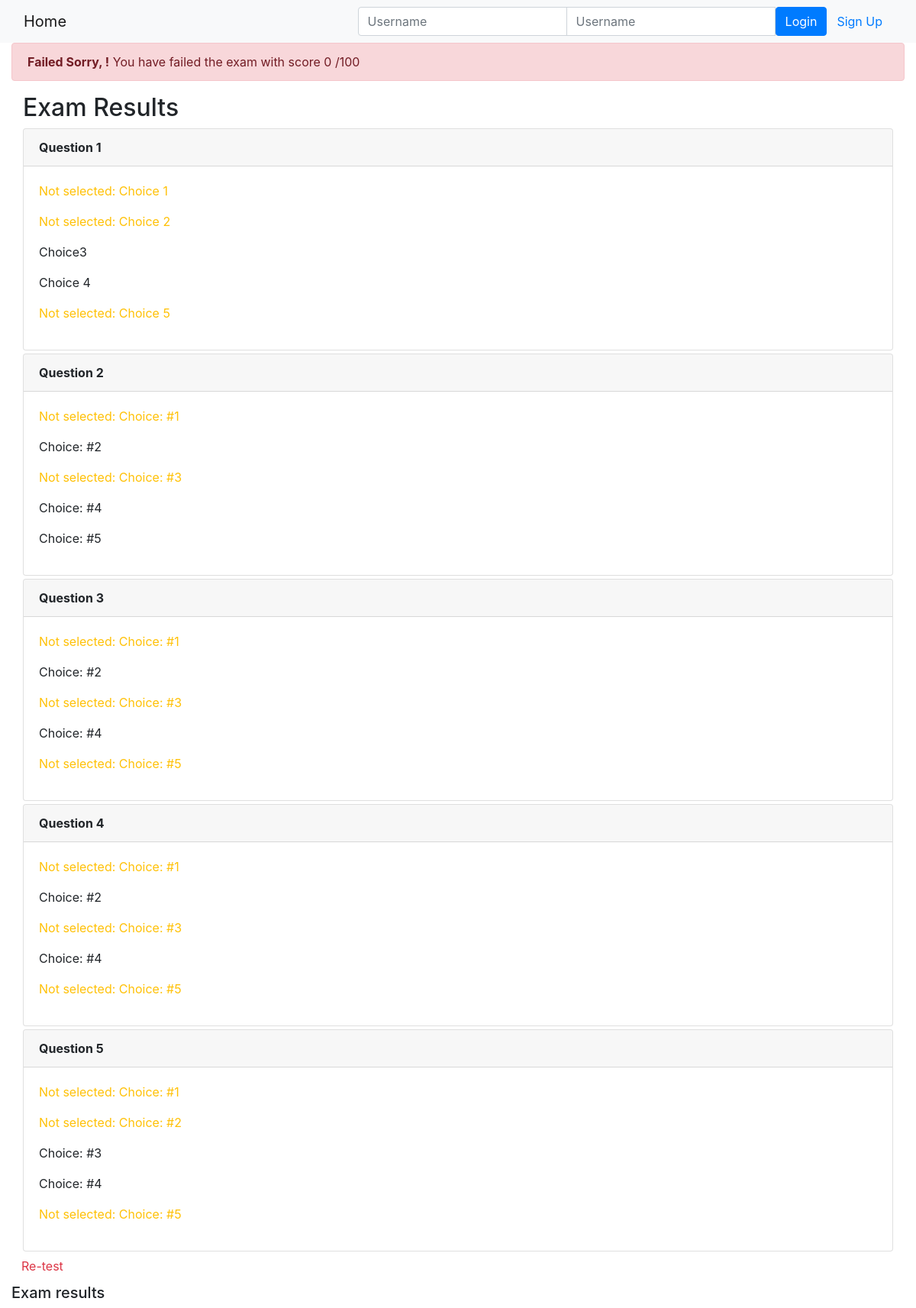
/onlinecourse/1/submission/1/result/, run on the app's committed database.
### onlinecourse/models.py (models this page shows)
class Question(models.Model):
    course = models.ForeignKey(Course, on_delete=models.CASCADE)
    question = models.TextField()
    grade = models.IntegerField(default=20)
    def is_get_score(self, selected_ids):
        all_answers = self.choice_set.filter(is_correct=True).count()
        selected_correct = self.choice_set.filter(is_correct=True, id__in=selected_ids).count()
        if all_answers == selected_correct:
            return True
        else:
            return False

class Choice(models.Model):
    question = models.ForeignKey(Question, on_delete=models.CASCADE)
    choice_text = models.TextField()
    is_correct = models.BooleanField(default=False)

### onlinecourse/views.py (the view)
# urls.py: path('<int:course_id>/submission/<int:submission_id>/result/', views.show_exam_result, name='show_exam_result'),
def show_exam_result(request, course_id, submission_id):
    course = get_object_or_404(Course, pk=course_id)
    submission = get_object_or_404(Submission, pk= submission_id)
    selected_ids = submission.choices.all().values_list('id',flat=True)
    context={}
    total_score = 0
    for question in course.question_set.all():
        is_correct=question.is_get_score(selected_ids)
        total_score+=question.grade*is_correct
    context['course'] = course
    context['selected_ids'] = selected_ids
    context['grade'] = total_score
    return render(request, 'onlinecourse/exam_result_bootstrap.html', context)

### onlinecourse/templates/onlinecourse/exam_result_bootstrap.html (shortened to what this page needs)
<!DOCTYPE html>
<html lang="en">
<head>
    {% load static %}
    <link rel="stylesheet" href="https://maxcdn.bootstrapcdn.com/bootstrap/4.5.2/css/bootstrap.min.css">
</head>
<body>
 <nav class="navbar navbar-light bg-light">
    <div class="container-fluid">
        <div class="navbar-header">
              <a class="navbar-brand" href="{% url 'onlinecourse:index' %}">Home</a>
        </div>
        <ul class="nav navbar-nav navbar-right">
            {% if user.is_authenticated %}
            <li>
                <a class="btn btn-link" href="#">{{ user.first_name }}({{ user.username }})</a>
                <a class="btn btn-link" href="{% url 'onlinecourse:logout' %}">Logout</a>
            </li>
            {% else %}
            <li>
                <form class="form-inline" action="{% url 'onlinecourse:login' %}" method="post">
                    <div class="input-group">
                        <input type="text" class="form-control" placeholder="Username" name="username" >
                        <input type="password" class="form-control" placeholder="Username" name="psw" >
                        <button class="btn btn-primary" type="submit">Login</button>
                        <a class="btn btn-link" href="{% url 'onlinecourse:registration' %}">Sign Up</a>
                    </div>
                </form>
            </li>
            {% endif %}
        </ul>
    </div>
</nav>
<div class="container-fluid">
    {% if grade > 80 %}
    <div class="alert alert-success">
			<b>Congratulations, {{user.first_name}}!</b> You have passed the exam and completed the course with score {{ grade }} /100
    </div>
        {% else %}
        <div class="alert alert-danger">
			<b>Failed Sorry, {{user.first_name}}!</b> You have failed the exam with score {{ grade }} /100
        </div>
		{% endif %}
	<div class="container-fluid">
			<h2>Exam Results</h2>
			<div class="card-columns-vertical">
					{% for question in course.question_set.all %}
					<div class="card mt-1">
							<div class="card-header"><b>{{ question.question }}</b></div>
							<div class="card-body">
									{% for choice in question.choice_set.all %}
									{% if choice.is_correct and choice.id in selected_ids %}
									<p class="text-success"> Correct answer: {{ choice.choice_text }} </p>
									{% elif choice.is_correct and choice.id not in selected_ids%}
									<p class="text-warning"> Not selected: {{ choice.choice_text }} </p>
									{% else %}
									<p> {{ choice.choice_text }} </p>
									{% endif %}
									{% endfor %}
							</div>
					</div>
									{% endfor %}
			</div>
	</div>
        <a class="btn btn-link text-danger" href="{% url 'onlinecourse:course_details' course.id %}">Re-test</a>
        <div class="card-columns-vertical mt-1">
        <h5 class="">Exam results</h5>
        </div>
    </div>
</body>
</html>

### data on the page
Question: question "Question 1"
Choice: choice_text "Choice 1"
Choice: choice_text "Choice 2"
Choice: choice_text "Choice3"
Choice: choice_text "Choice 4"
Choice: choice_text "Choice 5"
Question: question "Question 2"
Choice: choice_text "Choice: #1"
Choice: choice_text "Choice: #2"
Choice: choice_text "Choice: #3"
Choice: choice_text "Choice: #4"
Choice: choice_text "Choice: #5"
Question: question "Question 3"
Choice: choice_text "Choice: #1"
Choice: choice_text "Choice: #2"
Choice: choice_text "Choice: #3"
Choice: choice_text "Choice: #4"
Choice: choice_text "Choice: #5"
Question: question "Question 4"
Choice: choice_text "Choice: #1"
Choice: choice_text "Choice: #2"
Choice: choice_text "Choice: #3"
Choice: choice_text "Choice: #4"
Choice: choice_text "Choice: #5"
Question: question "Question 5"
Choice: choice_text "Choice: #1"
Choice: choice_text "Choice: #2"
Choice: choice_text "Choice: #3"
Choice: choice_text "Choice: #4"
Choice: choice_text "Choice: #5"

### other printed values
{{ grade }} "0"
